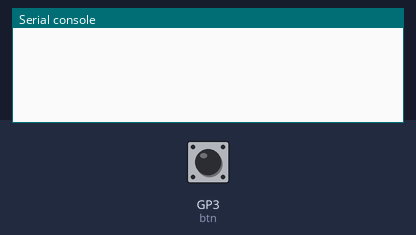
The program below on a simulated Raspberry Pi Pico running CircuitPython. On the bench: the last lines printed to the serial console. The test bench sets the inputs (shaded band); at power-on: GP3 (btn) HIGH.

Above: at 1.2 s.
1.3 s: GP3 (btn) pulled LOW for 0.15 s
At 1.43 s:
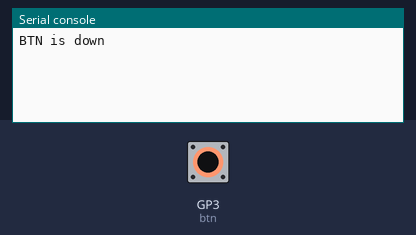
At 1.8 s:
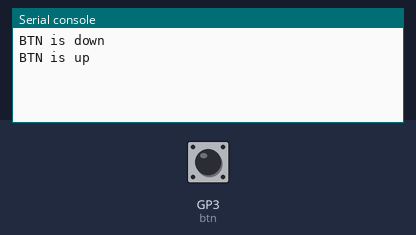

The program:

code.py
```python
# from https://learn.adafruit.com/multi-tasking-with-circuitpython/buttons

import time
import board
import digitalio

btn = digitalio.DigitalInOut(board.GP3)
btn.direction = digitalio.Direction.INPUT
btn.pull = digitalio.Pull.UP

previous_state = btn.value

while True:
    current_state = btn.value
    if current_state != previous_state:
        if not current_state:
            print("BTN is down")
        else:
            print("BTN is up")

    previous_state = current_state
```

Measured:
- after the input at 1.3 s, the serial console: prints a new line at once (image 1)
